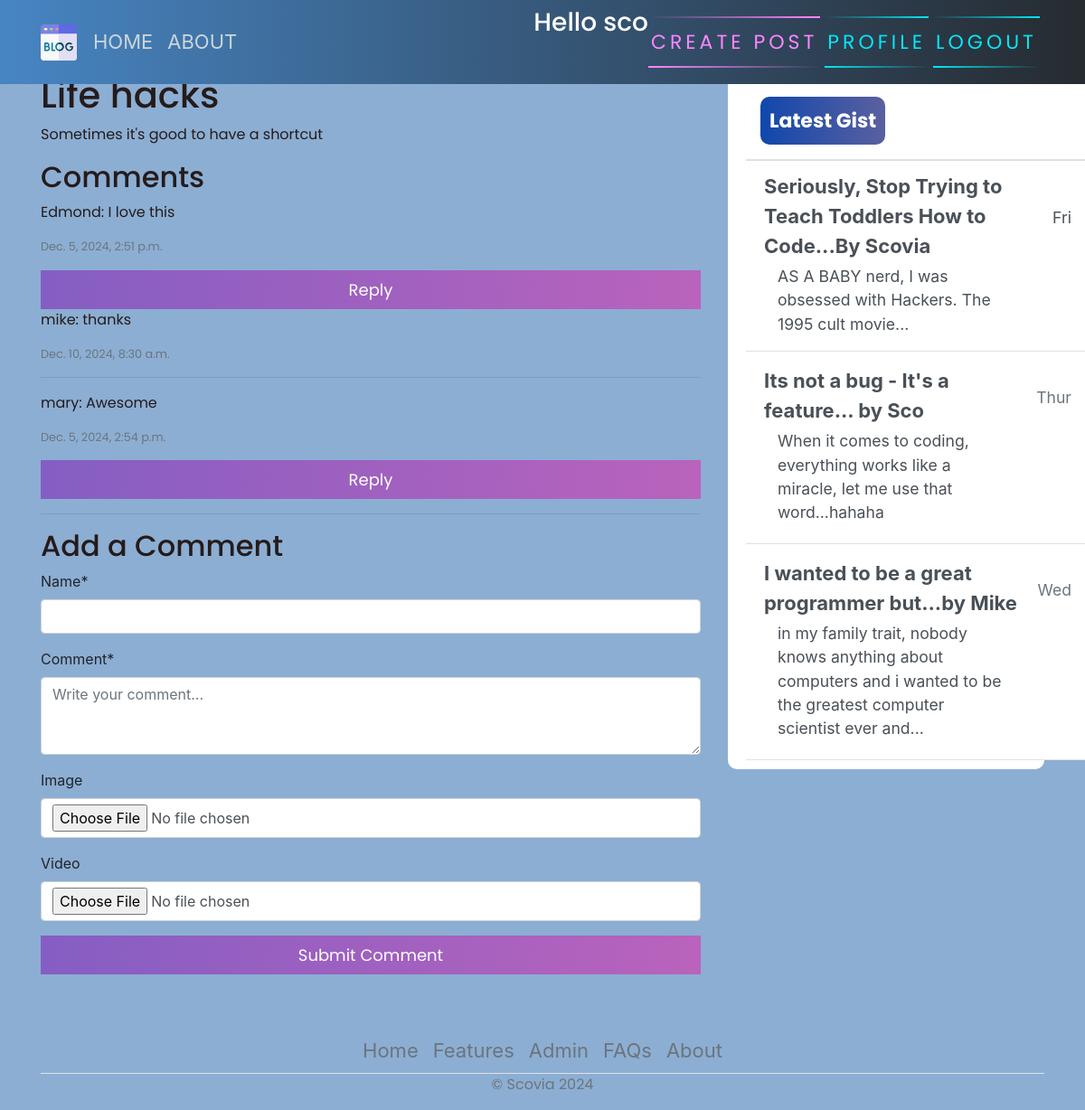
Screenshot of /post/3/ (signed in) with the database file from the repository.
### diary/models.py (models this page shows, shortened)
class Post(models.Model):
    title = models.CharField(max_length=200)
    content = models.TextField()
    date_posted = models.DateTimeField(default=timezone.now)
    author = models.ForeignKey(User, on_delete=models.CASCADE, default=1)

class Comment(models.Model):
    post = models.ForeignKey(Post, on_delete=models.CASCADE, related_name='comments')
    name = models.CharField(max_length=200)
    body = models.TextField()
    image = models.ImageField(upload_to='comment_images/', blank=True, null=True)
    video = models.FileField(upload_to='comment_videos/', blank=True, null=True)
    created_on = models.DateTimeField(auto_now_add=True)
    parent = models.ForeignKey('self', null=True, blank=True, related_name='parent_replies', on_delete=models.CASCADE)

### diary/views.py (the view, shortened to what this page needs)
# urls.py: path('post/<int:pk>/', PostDetailView.as_view(), name="blog-detail"),
class PostDetailView(LoginRequiredMixin, DetailView):
    model = Post
    template_name = 'post_detail.html'
    def get_context_data(self, **kwargs):
        context = super().get_context_data(**kwargs)
        context['comment_form'] = CommentForm()  # Use one form for both comments and replies
        context['comments'] = Comment.objects.filter(post=self.object, parent=None)  # Only top-level comments
        return context

### diary/forms.py
class CommentForm(forms.ModelForm):
    class Meta:
        model = Comment
        fields = ('name', 'body','image','video')
    image = forms.ImageField(required=False, widget=forms.FileInput(attrs={'accept': 'image/*'})) # Accept only images
    video = forms.FileField(required=False, widget=forms.FileInput(attrs={'accept': 'video/*'})) # Accept only videos
    body = forms.CharField(widget=forms.Textarea(attrs={'rows':3, 'placeholder': 'Write your comment...'}), label="Comment")

### diary/templates/post_detail.html (shortened to what this page needs)
{% extends 'base.html' %}
{% load crispy_forms_tags %}
{% block content %}
    <h1>{{ post.title }}</h1>
    <p>{{ post.content }}</p>
    <h2>Comments</h2>
    {% for comment in comments %}
        <div class="comment">
            <p>{{ comment.name }}: {{ comment.body }}</p>
            <p class="small text-muted">{{ comment.created_on }}</p>
            <button onclick="toggleReplyForm({{ comment.id }})">Reply</button>
            {% for reply in comment.parent_replies.all %}  {% comment %} Replies to this comment {% endcomment %}
                <div class="comment reply">
                    <p>{{ reply.name }}: {{ reply.body }}</p>
                    <p class="small text-muted">{{ reply.created_on }}</p>
                </div>
            {% endfor %}
        </div>
        <hr>
    {% empty %}
        <p>No comments yet.</p>
    {% endfor %}
    <h2>Add a Comment</h2>
    <form method="post" enctype="multipart/form-data">  {% csrf_token %}
        {{ comment_form|crispy }}  {% comment %} Use the same form for top-level comments {% endcomment %}
        <button type="submit">Submit Comment</button>
    </form>
{% endblock %}

### diary/templates/base.html (shortened to what this page needs)
{% load static %}
<!DOCTYPE html>
<html>
<head>
    <link rel="stylesheet" href="https://maxcdn.bootstrapcdn.com/bootstrap/4.0.0/css/bootstrap.min.css">
    <link rel="stylesheet" href="{% static 'main.css' %}">
</head>
<body>
    <header class="site-header">
      <nav class="navbar navbar-expand-md navbar-dark bg-steel fixed-top">
        <div class="container">
          <div class="collapse navbar-collapse" id="navbarToggle">
            <div class="navbar-nav mr-auto">
                {% if user.is_authenticated %}
              <a class="nav-item nav-link" href="{% url 'blog-home' %}">HOME</a>
              <a class="nav-item nav-link" href="{% url 'blog-about' %}">ABOUT</a>
            </div>
            <div class="navbar-nav">
           <h3 style="color: white;">Hello {{request.user}}</h3>
                <a href="{% url 'blog-new' %}" id="auth-links">
                <span></span>
                <span></span>
                Create Post
            </a>
                <a href="{% url 'profile' %}" id="auth-links">
                <span></span>
                <span></span>
                Profile
            </a>
                <a href="{% url 'logout' %}" id="auth-links">
                <span></span>
                <span></span>
                Logout
            </a>
                {% endif %}
            </div>
          </div>
        </div>
      </nav>
    </header>
    <main role="main" class="container">
      <div class="row">
          <div class="col-md-8">
          </div>
        <div class="col-md-8">
           {% block content %}{% endblock %}
        </div>
        <div class="col-md-4">
          <div class="content-section">
            <div class="d-flex flex-column align-items-stretch flex-shrink-0 bg-white" style="width: 380px;" style="padding-top: 120px;">
                <a id="list-group" style="text-decoration: none;" href="" class="d-flex align-items-center flex-shrink-0 p-3 link-dark text-decoration-none border-bottom">
                  <span class="fs-5 fw-semibold" id="gist-btn">Latest Gist</span>
                </a>
                <div class="list-group list-group-flush border-bottom scrollarea">
                  <a href="#" class="list-group-item list-group-item-action  lh-tight" aria-current="true">
                    <div class="d-flex w-100 align-items-center justify-content-between">
                      <strong class="mb-1">Seriously, Stop Trying to Teach Toddlers How to Code...By Scovia
                    </strong>
                      <small>Fri</small>
                    </div>
                    <div class="col-10 mb-1 small">AS A BABY nerd, I was obsessed with Hackers. The 1995 cult movie... </div>
                  </a>
                  <a href="#" class="list-group-item list-group-item-action py-3 lh-tight">
                    <div class="d-flex w-100 align-items-center justify-content-between">
                      <strong class="mb-1">Its not a bug - It's a feature... by Sco</strong>
                      <small class="text-muted">Thur</small>
                    </div>
                    <div class="col-10 mb-1 small">When it comes to coding, everything works like a miracle, let me use that word...hahaha</div>
                  </a>
                  <a href="#" class="list-group-item list-group-item-action py-3 lh-tight">
                    <div class="d-flex w-100 align-items-center justify-content-between">
                      <strong class="mb-1">I wanted to be a great programmer but...by Mike</strong>
                      <small class="text-muted">Wed</small>
                    </div>
                    <div class="col-10 mb-1 small">in my family trait, nobody knows anything about computers and i wanted to be the greatest computer scientist ever and...</div>
                  </a>
                </div>
              </div>
          </div>
        </div>
      </div>
        <footer class="" >
          <ul class="nav justify-content-center border-bottom"  style="margin-top: 60px;">
            <li class="nav-item"><a href="#" class="nav-link px-2 text-muted">Home</a></li>
            <li class="nav-item"><a href="#" class="nav-link px-2 text-muted">Features</a></li>
            <li class="nav-item"><a href="admin/" class="nav-link px-2 text-muted">Admin</a></li>
            <li class="nav-item"><a href="#" class="nav-link px-2 text-muted">FAQs</a></li>
            <li class="nav-item"><a href="#" class="nav-link px-2 text-muted">About</a></li>
          </ul>
          <p class="text-center text-muted">&copy; Scovia 2024</p>
        </footer>
    </main>
</body>
</html>

### diary/static/main.css (style rules this page uses)
body { background-color: rgb(140, 174, 211); margin-top: 5rem; background-size: contain; background-repeat: no-repeat; }
h1, h2, h3, h4, h5, h6, p { color: #251b1b; font-family: 'Poppins', sans-serif; }
ul { margin: 0; }
.bg-steel { background: linear-gradient(270deg, rgb(38, 43, 48) 0%, rgb(71, 133, 195) 100%); }
.site-header .navbar-nav .nav-link { color: #cbd5db; }
.content-section { background: #ffffff; padding: 10px 20px; border-radius: 10px; margin-bottom: 20px; }
svg { width: 50px; height: 50px; }
#auth-links { font-family: 'Poppins', sans-serif; position: relative; display: inline-block; padding: 12px 3px; margin: 10px 0; color: #03e9f4; text-decoration: none; text-transform: uppercase; transition: 0.5s; letter-spacing: 4px; overflow: hidden; margin-right: 5px; }
#auth-links:nth-child(2) { filter: hue-rotate(110deg); }
#auth-links span { position: absolute; display: block; }
#auth-links span:nth-child(1) { top: 0; left: 0; width: 100%; height: 2px; background: linear-gradient(90deg,transparent,#03e9f4); animation: animate1 1s linear infinite; }
#auth-links span:nth-child(3) { bottom: 0; right: 0; width: 100%; height: 2px; background: linear-gradient(270deg,transparent,#03e9f4); animation: animate3 1s linear infinite; animation-delay: 0.50s; }
#gist-btn { color: black; background: linear-gradient(270deg, rgb(90, 96, 159) 0%, rgb(17, 71, 172) 100%); padding: 10px; color: white; font-family: 'Poppins', sans-serif; font-weight: bold; border-radius: 10px; }
button { font-family: 'Poppins', sans-serif; border: none; outline: 0; display: inline-block; padding: 8px; color: white; background-color: #000; text-align: center; cursor: pointer; width: 100%; font-size: 18px; transition: 1s; background: linear-gradient(270deg, rgb(185, 99, 188) 0%, rgb(133, 94, 195) 100%); }
a { text-decoration: none; font-size: 22px; color: black; }

### rows the page displays
Post: title "Life hacks", content "Sometimes it's good to have a shortcut"
Comment: name "Edmond", body "I love this", created_on "Dec. 5, 2024, 2:51 p.m."
Comment: name "mike", body "thanks", created_on "Dec. 10, 2024, 8:30 a.m."
Comment: name "mary", body "Awesome", created_on "Dec. 5, 2024, 2:54 p.m."

### other values shown
{{ request.user }} "sco"
